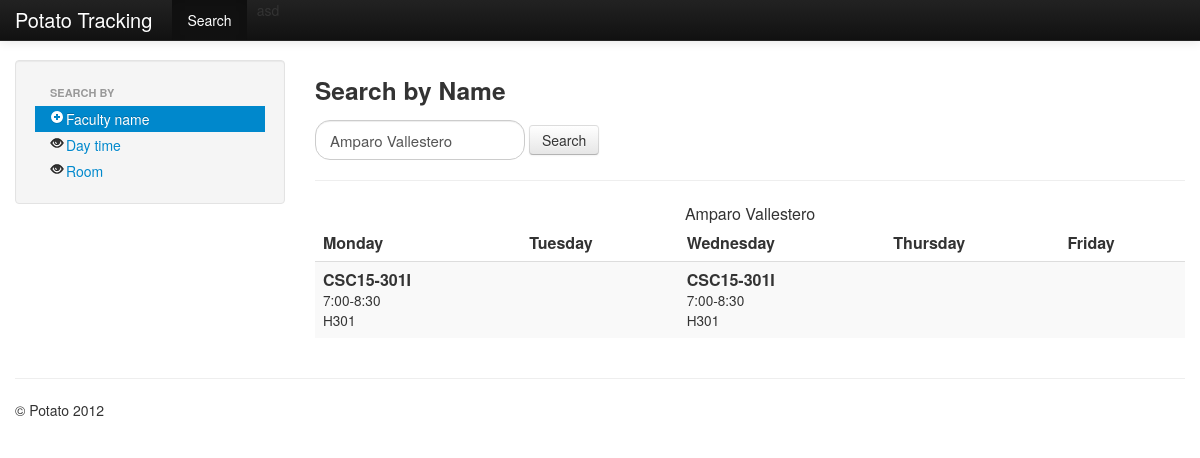
The app's page /student/sname.php?name=Amparo Vallestero (signed in) with its own data.
### tables this page shows
CREATE TABLE IF NOT EXISTS `schedules` (
  `id` int(5) NOT NULL AUTO_INCREMENT,
  `subjectid` varchar(10) DEFAULT NULL,
  `sectionid` varchar(10) DEFAULT NULL,
  `facultyid` varchar(10) DEFAULT NULL,
  `room` varchar(10) DEFAULT NULL,
  `day` varchar(10) DEFAULT NULL,
  `start` time DEFAULT NULL,
  `end` time DEFAULT NULL,
  PRIMARY KEY (`id`)
);

### student/sname.php (the view, shortened to what this page needs)
      <?php include("header.php");
$qFaculties = "SELECT name FROM faculties";
$eFaculties = mysql_query($qFaculties) or die(mysql_error());
$facultyArray= array();
while($row = mysql_fetch_array($eFaculties)){
	array_push($facultyArray,$row[0]);
	}
?>
              <div class="span9">
        		 <?php
               	if(isset($_GET['name'])){
				$getname=$_GET['name'];
				}
			else
			$getname="";
		 ?>
              <h3>Search by Name</h3><form class="form-search" method="get" action="sname.php">
  <input type="text" value="<?php echo $getname?>" class="input-large search-query" name="name" data-provide="typeahead" autocomplete="off" data-source='<?php echo json_encode($facultyArray); ?>'>
  <button type="submit" class="btn">Search</button>
  </form>
              <hr/>
            <?php
	  if(isset($_GET["name"])){
		 $name = $_GET["name"];
		 $qSched = "SELECT * FROM faculties where name='$name'";
		 $eSched = mysql_query($qSched);
		 if(mysql_num_rows($eSched)){
			 echo "
			   <table class='table table-striped'>
         	<caption>$_GET[name]<caption>
          <thead>
         		<tr>
          		<th>Monday</th>
                  <th>Tuesday</th>
                  <th>Wednesday</th>
                  <th>Thursday</th>
                  <th>Friday</th>
         	   </tr>
          </thead>";
	echo "<tbody>
		  <tr>
	";
	$days= array("M","T","W","TH","F");
			 for($i=0;$i<count($days);$i++){
				$qSched = "SELECT name,sectionid,subjectid,room,day,DATE_FORMAT(start,'%k:%i') as start,DATE_FORMAT(end,'%k:%i')as end FROM faculties JOIN schedules ON 		faculties.id = schedules.facultyid WHERE faculties.name = '$name' AND day = '$days[$i]' order by start,end asc";
				$eSched = mysql_query($qSched) or die(mysql_error());
				if(!mysql_num_rows($eSched)){
					echo "<td></td>";
					}
					else{
				while($row = mysql_fetch_assoc($eSched)){
					echo "<td>";
					echo "<strong>$row[subjectid]-$row[sectionid]</strong><br/>
						  <small>$row[start]-$row[end]<br/>
						  $row[room]</small>
					";
					echo "</td>";
					}
					}
				 }
        			 echo "</tr>";
   echo "
   </tbody>
   </table>";
			 }
			 else{
				 echo "
				     <div class='alert alert-error'>
					There are no faculty with that name.
					</div>
				 ";
				 }
		  }
	  ?>
          	</div>
   <?php include("footer.php");?>

### css/main.css (style rules this page uses)
input[type="text"] { height: 40px; font-size: 15px; line-height: 14px; }

### student/header.php (style rules this page uses)
body { padding-top: 60px; padding-bottom: 40px; }

### records on screen
schedules: subjectid "CSC15", sectionid "301I", row "7:00", row "8:30", room "H301"
schedules: subjectid "CSC15", sectionid "301I", row "7:00", row "8:30", room "H301"

### other values on screen
$_GET[name] "Amparo Vallestero"
